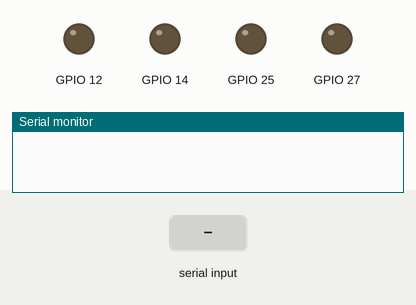
Simulated run of this sketch. Board: ESP32. Parts: output pins drawn as LEDs (lit = HIGH), the last lines printed to the serial monitor. Inputs (shaded band) come from the test bench. Nothing arrives over Bluetooth unless stated.

Above: at 1.2 s.
1.3 s: "P1 gets one point" received over the second serial link
At 3.5 s:
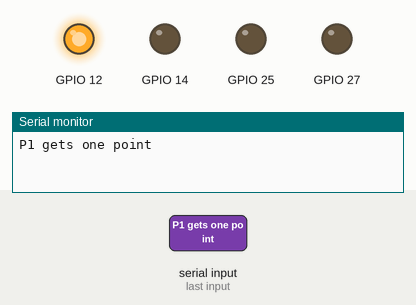
3.8 s: "P2 gets one point" received over the second serial link
At 5.6 s:
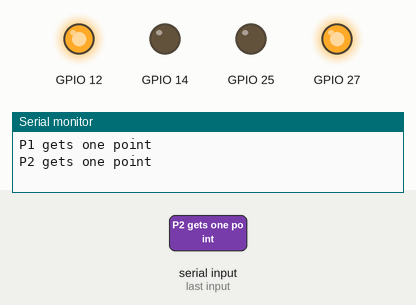
6.3 s: "P1 gets one point" received over the second serial link
At 8.5 s:
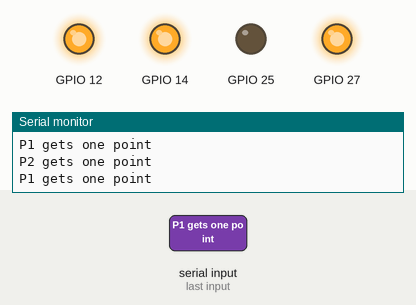
8.8 s: "P2 gets one point" received over the second serial link
At 10.6 s:
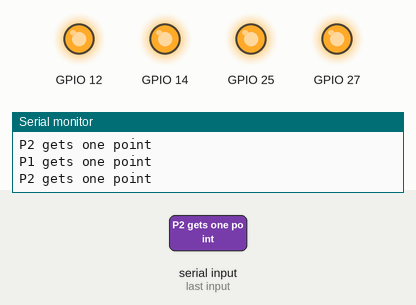
Timing chart, 0 to 12.1 s (numbered marks = the images above; inputs shaded):
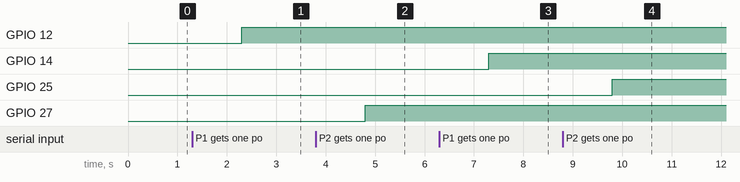

Measured:
- after the input at 1.3 s, GPIO 12: LOW → HIGH after 1.0 s
- after the input at 3.8 s, GPIO 27: LOW → HIGH after 1.0 s
- after the input at 6.3 s, GPIO 14: LOW → HIGH after 1.0 s
- after the input at 8.8 s, GPIO 25: LOW → HIGH after 1.0 s

The sketch:

week11-2.ino
```cpp
#include <BluetoothSerial.h>
BluetoothSerial BT;
void setup() {
  // put your setup code here, to run once:
  Serial.begin(115200);
  BT.begin("s110919017");//請改名
  pinMode(27,OUTPUT);
  pinMode(25,OUTPUT);
  pinMode(12,OUTPUT);
  pinMode(14,OUTPUT);
}
int a=0,b=0;

void loop() {
  // put your main code here, to run repeatedly:
  while (BT.available()) {
    //讀取藍芽資料
    String BTdata=BT.readString();
    //顯示在序列視窗
    Serial.println(BTdata);
    if(BTdata == "P1 gets one point"){
      a+=1;
      if(a==1){
        digitalWrite(12,HIGH);
      }
      else if(a==2){
        digitalWrite(14,HIGH);
      }
    }
    else if(BTdata == "P2 gets one point"){
      b+=1;
      if(b==1){
        digitalWrite(27,HIGH);
      }
      else if(b==2){
        digitalWrite(25,HIGH);
      }
    }
    if(BTdata=="restart"){
      digitalWrite(25,LOW);
      digitalWrite(27,LOW);
      digitalWrite(12,LOW);
      digitalWrite(14,LOW);
    }
  }

  delay(1);
}
```
